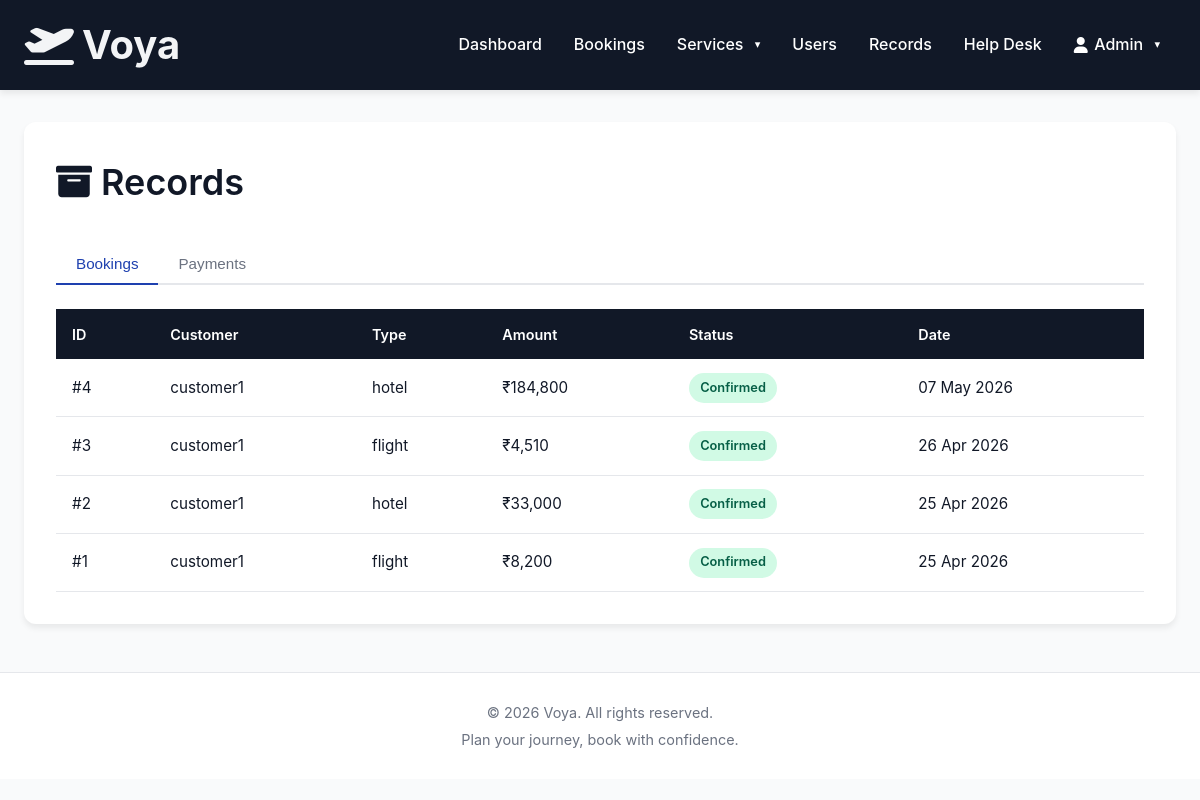
Page /admin/records (signed in) on the committed database.
### app/models.py (models this page shows, shortened)
class User(UserMixin, db.Model):
    __tablename__ = 'users'
    id = db.Column(db.Integer, primary_key=True)
    username = db.Column(db.String(100), unique=True, nullable=False)
    email = db.Column(db.String(100), unique=True, nullable=False)
    password_hash = db.Column(db.String(255), nullable=False)
    first_name = db.Column(db.String(100))
    last_name = db.Column(db.String(100))
    phone = db.Column(db.String(20))
    role = db.Column(db.String(20), default='customer')  # 'customer' or 'admin'
    is_active = db.Column(db.Boolean, default=True)
    created_at = db.Column(db.DateTime, default=datetime.utcnow)
    bookings = db.relationship('Booking', foreign_keys='Booking.user_id', backref='user', lazy=True, cascade='all, delete-orphan')
    payments = db.relationship('Payment', backref='user', lazy=True, cascade='all, delete-orphan')
    confirmed_bookings = db.relationship('Booking', foreign_keys='Booking.confirmed_by', backref='admin_confirmer')
    def is_admin(self):
        return self.role == 'admin'

class Booking(db.Model):
    __tablename__ = 'bookings'
    id = db.Column(db.Integer, primary_key=True)
    user_id = db.Column(db.Integer, db.ForeignKey('users.id'), nullable=False)
    flight_id = db.Column(db.Integer, db.ForeignKey('flights.id'))
    train_id = db.Column(db.Integer, db.ForeignKey('trains.id'))
    hotel_id = db.Column(db.Integer, db.ForeignKey('hotels.id'))
    vehicle_id = db.Column(db.Integer, db.ForeignKey('vehicles.id'))
    booking_type = db.Column(db.String(50))  # 'flight', 'train', 'hotel', 'vehicle', 'package'
    booking_status = db.Column(db.String(50), default='pending')  # 'pending', 'confirmed', 'cancelled'
    start_date = db.Column(db.Date, nullable=False)
    end_date = db.Column(db.Date)
    number_of_passengers = db.Column(db.Integer, default=1)
    number_of_rooms = db.Column(db.Integer, default=1)
    number_of_vehicles = db.Column(db.Integer, default=1)
    number_of_days = db.Column(db.Integer, default=1)
    total_cost = db.Column(db.Float, nullable=False)
    commission_amount = db.Column(db.Float, default=0.0)
    screenshot = db.Column(db.String(255))  # Flight/Train ticket screenshot
    additional_document = db.Column(db.String(255))  # Additional details uploaded
    admin_notes = db.Column(db.Text)
    confirmed_by = db.Column(db.Integer, db.ForeignKey('users.id'))  # Admin who confirmed
    confirmed_at = db.Column(db.DateTime)
    created_at = db.Column(db.DateTime, default=datetime.utcnow)
    updated_at = db.Column(db.DateTime, default=datetime.utcnow, onupdate=datetime.utcnow)
    payment = db.relationship('Payment', uselist=False, backref='booking', cascade='all, delete-orphan')

### app/routes/admin.py (the view)
@bp.route('/records')
@login_required
@admin_required
def records():
    bookings = Booking.query.order_by(Booking.created_at.desc()).all()
    payments = Payment.query.order_by(Payment.created_at.desc()).all()
    return render_template('admin/records.html', bookings=bookings, payments=payments)

### app/routes/admin.py (called while the page is built)
def admin_required(f):
    from functools import wraps
    @wraps(f)
    def decorated_function(*args, **kwargs):
        if not current_user.is_authenticated or not current_user.is_admin():
            flash('Admin access required', 'danger')
            return redirect(url_for('customer.dashboard'))
        return f(*args, **kwargs)
    return decorated_function

### app/templates/admin/records.html (shortened to what this page needs)
{% extends "base.html" %}
{% block content %}
<div class="page-wrap">
    <h1 class="mb-4"><i class="fas fa-archive"></i> Records</h1>
    <div class="tabs">
        <button class="tab-btn active" onclick="switchTab('bookings', this)">Bookings</button>
        <button class="tab-btn" onclick="switchTab('payments', this)">Payments</button>
    </div>
    <div id="bookings" class="tab-panel active">
        {% if bookings %}
        <div class="table-scroll">
            <table class="table">
                <thead><tr><th>ID</th><th>Customer</th><th>Type</th><th>Amount</th><th>Status</th><th>Date</th></tr></thead>
                <tbody>
                    {% for booking in bookings[:50] %}
                    <tr>
                        <td>#{{ booking.id }}</td>
                        <td>{{ booking.user.username }}</td>
                        <td>{{ booking.booking_type }}</td>
                        <td>₹{{ "{:,.0f}".format(booking.total_cost) }}</td>
                        <td>{% if booking.booking_status == 'confirmed' %}<span class="badge badge-ok">Confirmed</span>{% elif booking.booking_status == 'pending' %}<span class="badge badge-warn">Pending</span>{% else %}<span class="badge badge-bad">Cancelled</span>{% endif %}</td>
                        <td>{{ booking.created_at.strftime('%d %b %Y') }}</td>
                    </tr>
                    {% endfor %}
                </tbody>
            </table>
        </div>
        {% else %}<p>No bookings</p>{% endif %}
    </div>
</div>
{% endblock %}

### app/templates/base.html (shortened to what this page needs)
<!DOCTYPE html>
<html lang="en">
<head>
    <link href="{{ url_for('static', filename='css/style.css') }}" rel="stylesheet">
    <link href="https://cdnjs.cloudflare.com/ajax/libs/font-awesome/6.0.0/css/all.min.css" rel="stylesheet">
</head>
<body>
    {% if request.endpoint not in ['auth.login', 'auth.register'] %}
    <nav class="nav">
        <a class="nav-brand"
            href="{% if current_user.is_authenticated %}{% if current_user.is_admin() %}{{ url_for('admin.dashboard') }}{% else %}{{ url_for('customer.dashboard') }}{% endif %}{% else %}{{ url_for('auth.login') }}{% endif %}">
            <i class="fas fa-plane-departure"></i> Voya
        </a>
        {% if current_user.is_authenticated %}
        <ul class="nav-items">
            {% if current_user.is_admin() %}
            <li><a href="{{ url_for('admin.dashboard') }}">Dashboard</a></li>
            <li><a href="{{ url_for('admin.manage_bookings') }}">Bookings</a></li>
            <li class="dropdown">
                <a class="dropdown-trigger" onclick="this.nextElementSibling.classList.toggle('open')">Services</a>
            </li>
            <li><a href="{{ url_for('admin.manage_users') }}">Users</a></li>
            <li><a href="{{ url_for('admin.records') }}">Records</a></li>
            <li><a href="{{ url_for('admin.help_desk') }}">Help Desk</a></li>
            {% endif %}
            <li class="dropdown">
                <a class="dropdown-trigger" onclick="this.nextElementSibling.classList.toggle('open')">
                    <i class="fas fa-user"></i> {{ current_user.first_name or current_user.username }}
                </a>
            </li>
        </ul>
        {% endif %}
    </nav>
    {% endif %}
    <div class="container mt-2">
        {% block content %}{% endblock %}
    </div>
    <footer class="footer">
        <p>&copy; 2026 Voya. All rights reserved.</p>
        <p>Plan your journey, book with confidence.</p>
    </footer>
</body>
</html>

### app/static/css/style.css (style rules this page uses)
:root { --primary: #1e40af; --primary-dark: #1e3a8a; --primary-light: #eff6ff; --dark: #111827; --light: #f3f4f6; --white: #ffffff; --gray-50: #f9fafb; --gray-100: #f3f4f6; --gray-200: #e5e7eb; --gray-300: #d1d5db; --gray-400: #9ca3af; --gray-500: #6b7280; --gray-600: #4b5563; --gray-700: #374151; --gray-800: #1f2937; --gray-900: #111827; --green: #10b981; --green-light: #d1fae5; --green-dark: #065f46; --yellow: #f59e0b; --yellow-light: #fef3c7; --yellow-dark: #78350f; --red: #dc2626; --red-light: #fee2e2; --red-dark: #7f1d1d; --blue-info: #0ea5e9; --blue-info-light: #e0f2fe; --blue-info-dark: #0c4a6e; --radius: 12px; --shadow: 0 4px 6px rgba(0, 0, 0, 0.07); --shadow-lg: 0 10px 25px rgba(0, 0, 0, 0.08); --ease: all 0.2s ease; }
*, *::before, *::after { margin: 0; padding: 0; box-sizing: border-box; }
html, body { height: 100%; }
body { background: var(--gray-50); color: var(--gray-900); font-family: -apple-system, BlinkMacSystemFont, 'Segoe UI', Roboto, Oxygen, Ubuntu, Cantarell, sans-serif; font-size: 1rem; line-height: 1.6; }
h1, h2, h3, h4, h5, h6 { font-weight: 600; color: var(--gray-900); margin-bottom: 1rem; }
h1 { font-size: 2.25rem; }
p { margin-bottom: 1rem; color: var(--gray-700); }
a { color: var(--primary); text-decoration: none; transition: var(--ease); font-weight: 500; }
ol, ul { padding-left: 1.5rem; }
.nav { background: var(--dark); padding: 0 1.5rem; box-shadow: var(--shadow); position: sticky; top: 0; z-index: 1000; height: 90px; display: flex; align-items: center; justify-content: space-between; }
.nav-brand { font-weight: 700; font-size: 40px; color: var(--light) !important; display: flex; align-items: center; gap: 0.5rem; }
.nav-items { display: flex; list-style: none; align-items: center; gap: 0; }
.nav-items a { color: var(--white) !important; padding: 0.6rem 1rem; font-weight: 500; transition: var(--ease); display: flex; align-items: center; gap: 0.4rem; white-space: nowrap; }
.dropdown { position: relative; }
.dropdown-trigger { cursor: pointer; }
.dropdown-trigger::after { content: '▾'; margin-left: 0.3rem; font-size: 0.7rem; }
.container { width: 100%; max-width: 1200px; margin: 0 auto; padding: 0 1.5rem; }
.page-wrap { background: var(--white); border-radius: var(--radius); box-shadow: var(--shadow); padding: 2rem; margin-top: 2rem; margin-bottom: 2rem; }
.badge { display: inline-block; padding: 0.3rem 0.7rem; font-weight: 600; font-size: 0.8rem; border-radius: 20px; }
.badge-ok { background: var(--green-light); color: var(--green-dark); }
.table-scroll { overflow-x: auto; }
.table { width: 100%; border-collapse: collapse; background: var(--white); }
.table thead th { background: var(--dark); color: var(--white); font-weight: 600; padding: 0.85rem 1rem; text-align: left; font-size: 0.9rem; }
.table tbody td { padding: 0.85rem 1rem; border-bottom: 1px solid var(--gray-200); font-size: 0.95rem; }
.table tbody tr { transition: var(--ease); }
.tabs { display: flex; gap: 0; border-bottom: 2px solid var(--gray-200); margin-bottom: 1.5rem; }
.tab-btn { padding: 0.7rem 1.25rem; background: none; border: none; border-bottom: 2px solid transparent; margin-bottom: -2px; cursor: pointer; font-weight: 500; color: var(--gray-500); font-size: 0.95rem; transition: var(--ease); }
.tab-btn.active { color: var(--primary); border-bottom-color: var(--primary); }
.tab-panel { display: none; }
.tab-panel.active { display: block; }
.footer { background: var(--white); color: var(--gray-500); text-align: center; padding: 1.5rem; margin-top: 3rem; border-top: 1px solid var(--gray-200); }
.footer p { margin: 0.25rem 0; color: var(--gray-500); font-size: 0.9rem; }
.mt-2 { margin-top: 1rem; }
.mb-4 { margin-bottom: 2rem; }

### rows in the picture
User: first_name "Admin"
Booking: id "4", user.username "customer1", booking_type "hotel", total_cost "184,800", booking_status "Confirmed", created_at "07 May 2026"
Booking: id "3", user.username "customer1", booking_type "flight", total_cost "4,510", booking_status "Confirmed", created_at "26 Apr 2026"
Booking: id "2", user.username "customer1", booking_type "hotel", total_cost "33,000", booking_status "Confirmed", created_at "25 Apr 2026"
Booking: id "1", user.username "customer1", booking_type "flight", total_cost "8,200", booking_status "Confirmed", created_at "25 Apr 2026"
